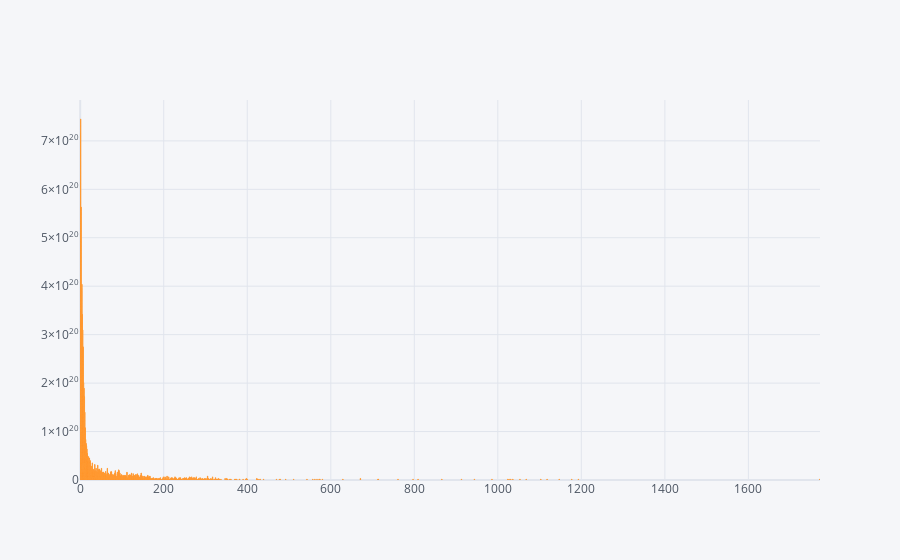

Source (notebook cell):
### Code cell
df.iplot(kind='bar',x='clicks',y='date')

#this ilpot funtion gives visualizing data in  more attractive way

### Figure 1 — Plotly figure (JSON) as saved in the notebook; plotly's stock layout.template omitted (floating-point values rounded to 4 significant figures; data arrays with more than 128 entries replaced by an {"elided": "..."} marker saying what was removed)
{"data": [{"marker": {"color": "rgba(255, 153, 51, 0.6)", "line": {"color": "rgba(255, 153, 51, 1.0)", "width": 1}}, "name": "date", "orientation": "v", "text": "", "type": "bar", "x": {"elided": "4571 int values"}, "y": {"elided": "4571 int values"}}], "layout": {"legend": {"bgcolor": "#F5F6F9", "font": {"color": "#4D5663"}}, "paper_bgcolor": "#F5F6F9", "plot_bgcolor": "#F5F6F9", "title": {"font": {"color": "#4D5663"}}, "xaxis": {"gridcolor": "#E1E5ED", "showgrid": true, "tickfont": {"color": "#4D5663"}, "title": {"font": {"color": "#4D5663"}, "text": ""}, "zerolinecolor": "#E1E5ED"}, "yaxis": {"gridcolor": "#E1E5ED", "showgrid": true, "tickfont": {"color": "#4D5663"}, "title": {"font": {"color": "#4D5663"}, "text": ""}, "zerolinecolor": "#E1E5ED"}}}
